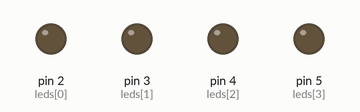
Simulated run of this sketch. Board: Arduino Uno, built with avr-gcc and run on an emulated ATmega328P. Shown: output pins drawn as LEDs (lit = HIGH).

Above: at 0.2 s.
At 1.3 s:
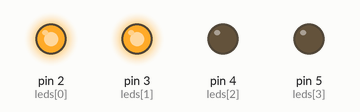
At 1.9 s:
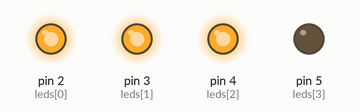
At 2.4 s:
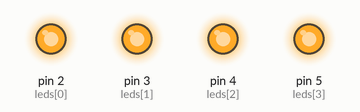
At 3.5 s:
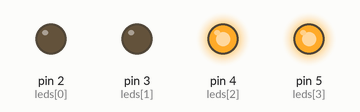
At 5.2 s:
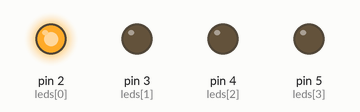
Timing chart, 0 to 5.7 s (numbered marks = the images above):
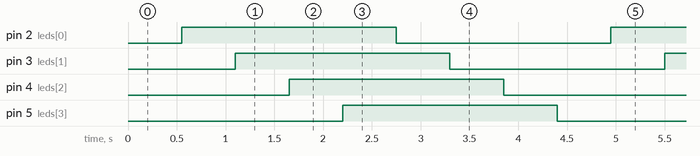

The sketch:

Casa2.ino
```cpp
int leds[4] = {2,3,4,5};
int i;
long tempoSalvo = 0;
long espera = 550;
long estado = LOW;

void setup() {
   i = 0;
  for(int i=0; i<4;i++){
    pinMode(leds[i],OUTPUT);
  }
}

void loop() {
  unsigned long tempoCorrido = millis();

   if(tempoCorrido-tempoSalvo >= espera){
        tempoSalvo = tempoCorrido;

         if (estado == HIGH) {
             digitalWrite(leds[i], LOW);
         } else {
            digitalWrite(leds[i], HIGH);
        }
        i++;
        if(i>=4){
          i =0;
          if (estado == HIGH) {
             estado = LOW;
          } else {
           estado = HIGH;
          }
        }
   }
}
```

Measured:
- by itself, pin 2 (leds[0]), pin 3 (leds[1]), pin 4 (leds[2]), pin 5 (leds[3]): alternates HIGH for 2.2 s and LOW for 2.2 s
- by itself, everything shown: repeats every 4.4 s, in 8 steps
